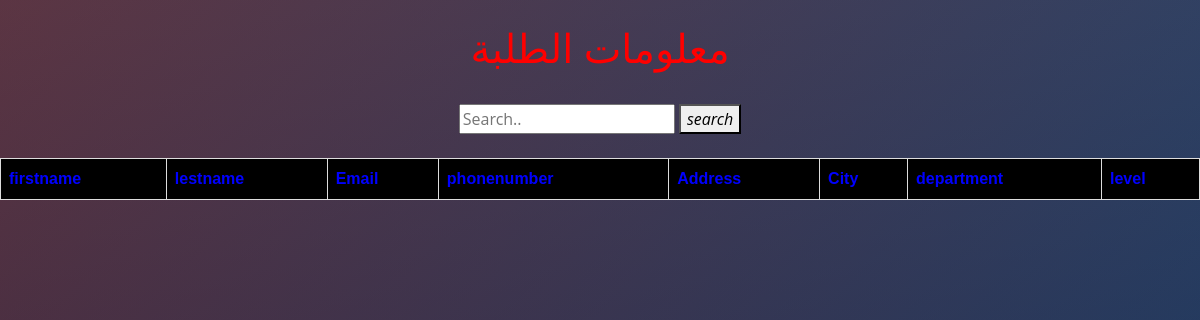
The page /SIS (signed in) on the database as committed earlier.
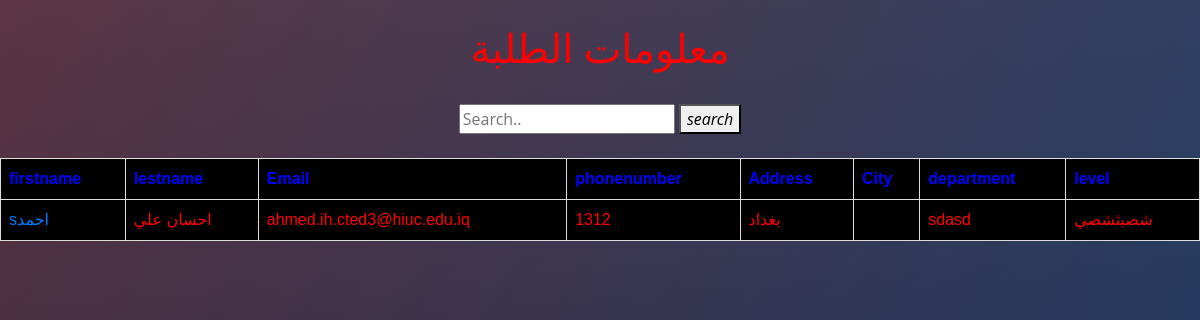
The same page on the database as committed later.
### model.py (models this page shows)
class student(db.Model):
	id = db.Column(db.Integer, primary_key=True)
	firstname = db.Column(db.String(), nullable=False)
	lestname = db.Column(db.String(), nullable=False)
	Direct_Date =db.Column(db.DateTime(), nullable=False)
	Email = db.Column(db.String(), nullable=False)
	phonenumber = db.Column(db.Integer, nullable=False)
	Address = db.Column(db.String(), nullable=False)
	department = db.Column(db.String(), nullable=False)
	level = db.Column(db.String(), nullable=False)

### run.py (the view)
@app.route("/SIS", methods=['GET', 'POST'])
def SIS():
	if 'username' in session:
		if request.method == 'POST':
			Search=request.form['search']
			data=student.query.filter_by(firstname = Search ).all()
			return render_template('SIS.html',info=data)
		data = student.query.all()
		return render_template('SIS.html',info=data)
	return redirect(url_for('login'))

### templates/SIS.html (shortened to what this page needs)
<!DOCTYPE html>
<html lang="en" dir="ltr">
    <head>
        <link rel="stylesheet" href="{{url_for('static', filename='bootstrap-4.3.1-dist/css/bootstrap.min.css') }}" >
        <link rel="stylesheet" type="text/css" href="{{ url_for('static', filename='style/sia.css') }}">
    </head>
    <body><br>
    	<center><h1>معلومات الطلبة</h1></center>
    	<br>
    	<center> <form action = "/SIS" method = "POST" enctype = "multipart/form-data">
      <input type="text" placeholder="Search.." name="search">
      <button type="submit"><i class="fa fa-search">search</i></button>
    </form>
    	<br>
         <div>
         	<center>
         	<table>
			  <tr>
			  	<th>firstname</th>
			  	<th>lestname</th>
			  	<th>Email</th>
			  	<th>phonenumber</th>
			  	<th>Address</th>
			  	<th>City</th>
			  	<th>department</th>
			  	<th>level</th>
			  </tr>
			    {% for n in info %}
			    <tr>
			    <td><a href="/SDI/{{n.id}}">{{n.firstname}}</a></td>
			    <td>{{n.lestname}}</td>
			    <td>{{n.Email}}</td>
			    <td>{{n.phonenumber}}</td>
			    <td>{{n.Address}}</td>
			    <td>{{n.City}}</td>
			    <td>{{n.department}}</td>
			    <td>{{n.level}}</td>
			     </tr>
			    {% endfor %}
			</table>
			</center>
         </div>
    </body>
</html>

Rows that differ between the two databases and show on the page:
added student: firstname "sاحمد", lestname "احسان علي", Email "ahmed.ih.cted3@hiuc.edu.iq", phonenumber "1312", Address "بغداد", department "sdasd", level "شصيثشصي"
